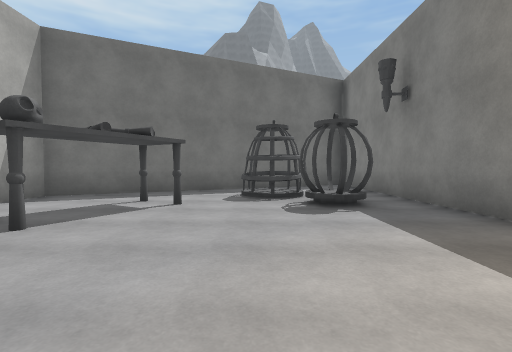
view 1 (above)

24 first-person views from a walk through a scene from a Unity 3-D project. The camera is 1.3 m above the floor, tilts 2° down and sees 85° across. The floor is counted in squares, 2 m on a side. Each view is taken from the middle of a square. On the plan, view 1 faces up. The plan holds only what a view shows up to about 9 squares ahead; the rest is blank. The place goes on beyond the plan. The player character is not drawn. Surface patterns are stand-ins for the level's own textures.

view 2
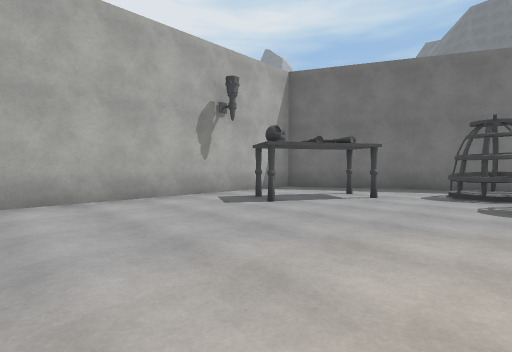

view 3
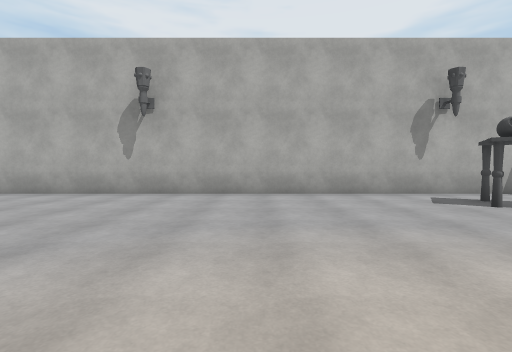

view 4
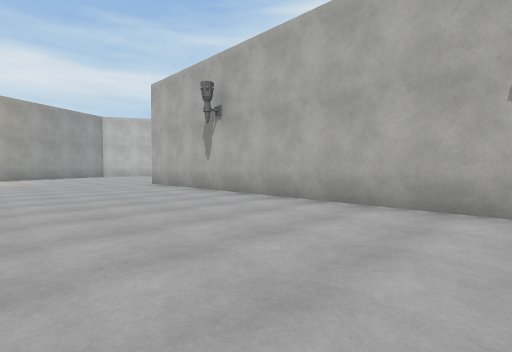

view 5
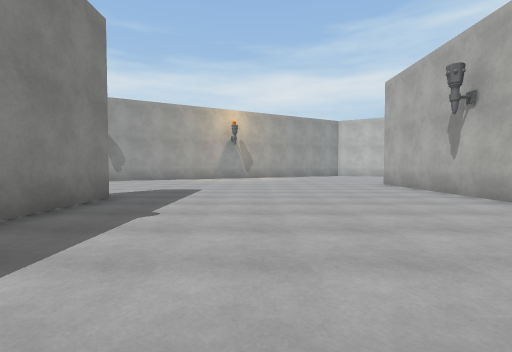

view 6
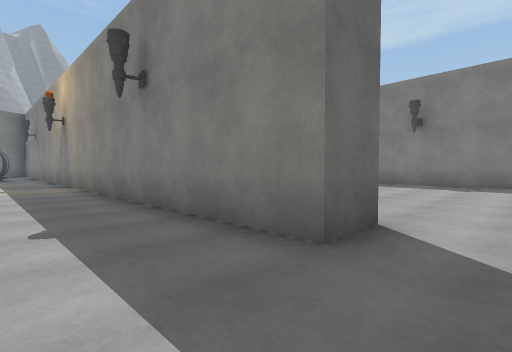

view 7
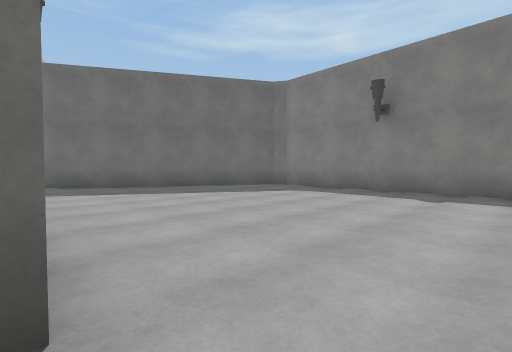

view 8
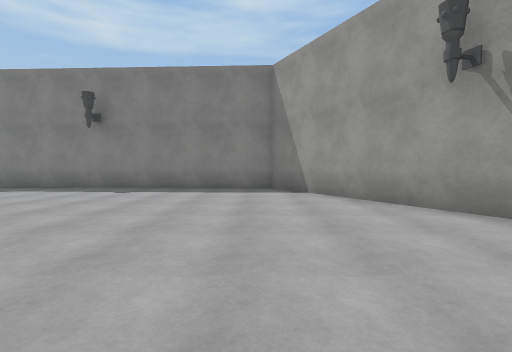

view 9
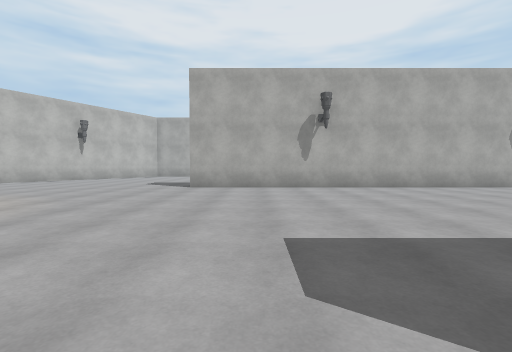

view 10
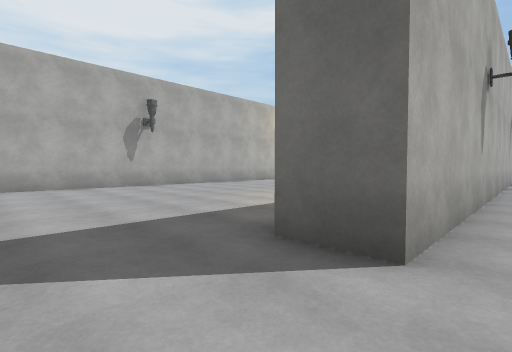

view 11
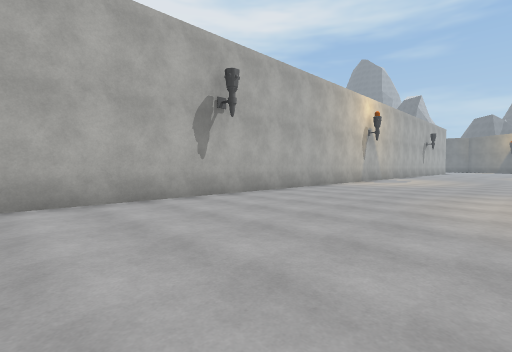

view 12
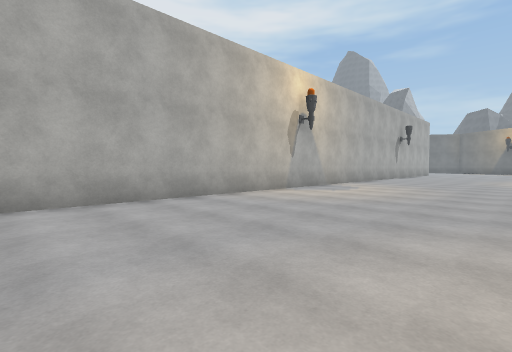

view 13
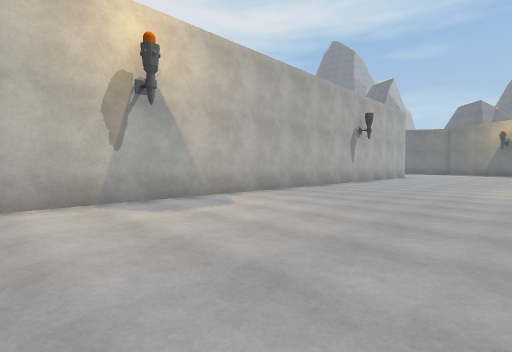

view 14
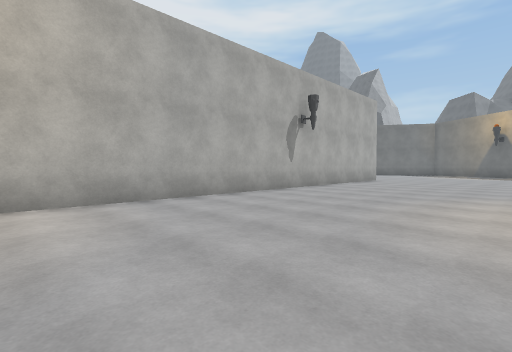

view 15
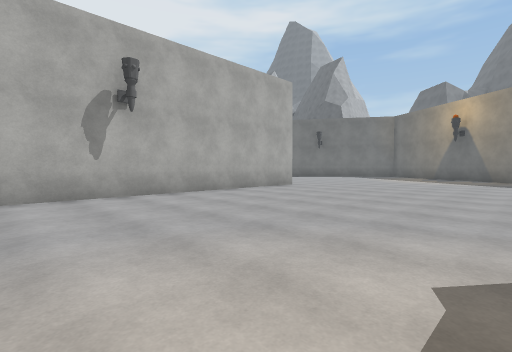

view 16
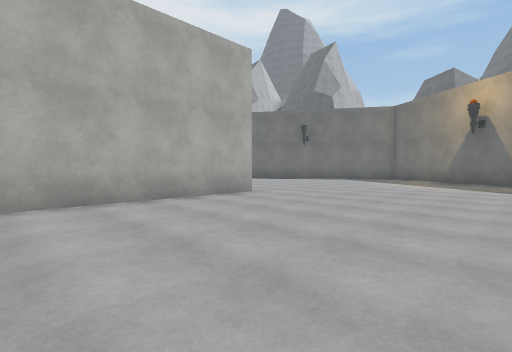

view 17
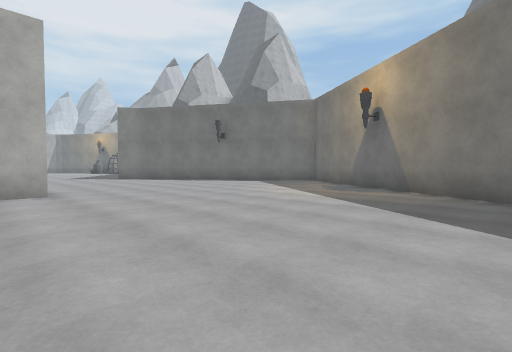

view 18
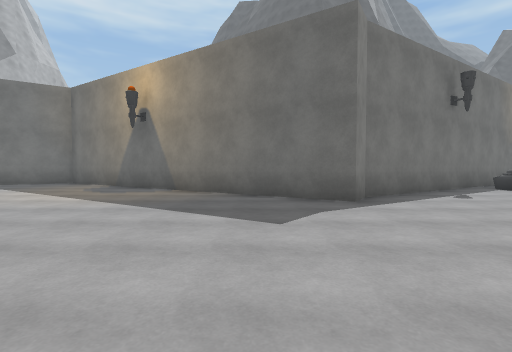

view 19
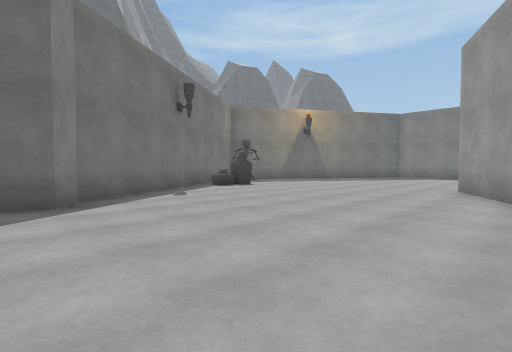

view 20
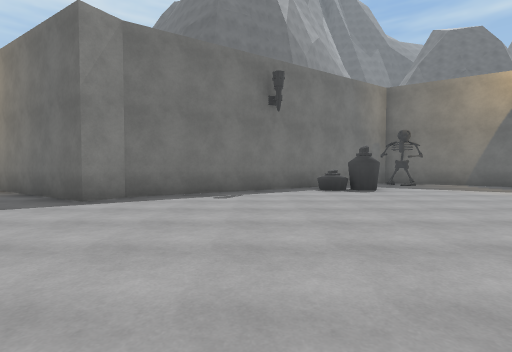

view 21
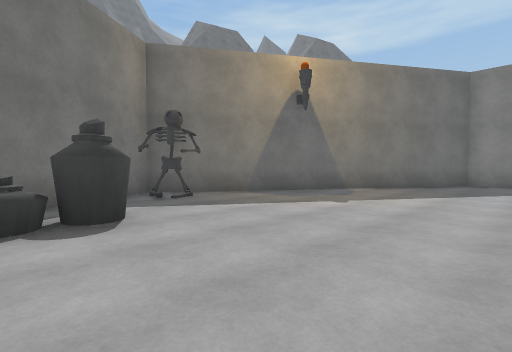

view 22
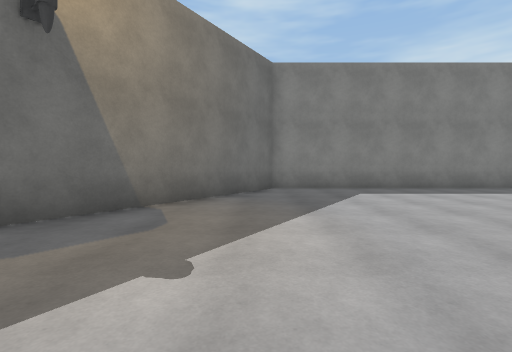

view 23
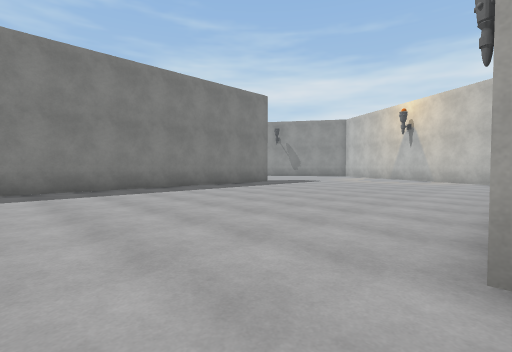

view 24
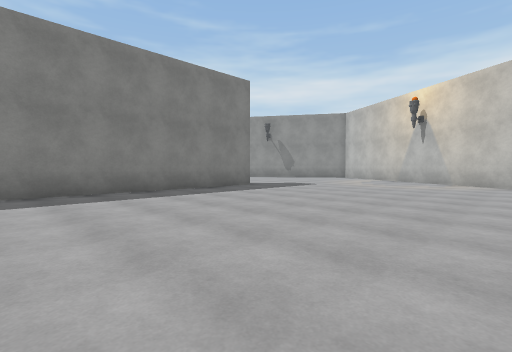

### Floor plan
Points are (right, up) in squares from view 1. A wall is a line through its corners. A room is listed if a view was taken in it or the views show most of it. See-through windows are left out.
Room 1 (views 1, 2, 3, 4, 5, 6, 7, 8, 9)
walls: (4.2, -9.8) (3, -9.8) (3, -0.2); (8.4, -2.6) (5.4, -0.9); (6.3, -16.2) (11.3, -13.5) (11.7, -5); (3, 3.2) (3, 8.8); (1, 5.9) (0.4, 5.5); (1.5, 9) (-4.6, 6) (-4.6, -14)
low walls: (1.1, 5.8) (0.7, 5.5)
ways out: opening at (-4.3, -16) to room 2
objects: table (-3, 3); table (-2, 5)
Room 2 (views 10, 11, 12, 13, 14, 15, 16, 17, 18, 19, 20, 21, 22, 23, 24)
walls: (1.4, 10.3) (3.8, 11.4); (-13.2, 11.1) (-13.2, -15.9); (5.4, 0.4) (6.6, -0.3); (1.9, 19.4) (-3.7, 15.8) (-4.2, 15.1) (-10.4, 19); (12.1, 5.4) (12.1, 15.5) (5.9, 19.5); (-4.6, -14) (-5.8, -14)
ways out: opening at (-4.3, -16) to room 1

Positions as (right, up) in squares from view 1, and headings:
1: (0, 0), facing up
2: (1, -1), facing up-left
3: (2, -1), facing left
4: (0, -4), facing down-left
5: (0, -4), facing down
6: (1, -11), facing up-right
7: (4, -11), facing up-right
8: (3, -13), facing right
9: (4, -12), facing left
10: (-4, -16), facing up-left
11: (-8, -16), facing up-left
12: (-8, -11), facing up-left
13: (-8, -6), facing up-left
14: (-8, -2), facing up-left
15: (-7, 3), facing up-left
16: (-8, 6), facing up-left
17: (-6, 10), facing up-left
18: (-6, 10), facing up
19: (-5, 10), facing up-right
20: (-1, 10), facing up
21: (1, 14), facing up-right
22: (4, 16), facing right
23: (4, 13), facing down-right
24: (5, 11), facing down-right
